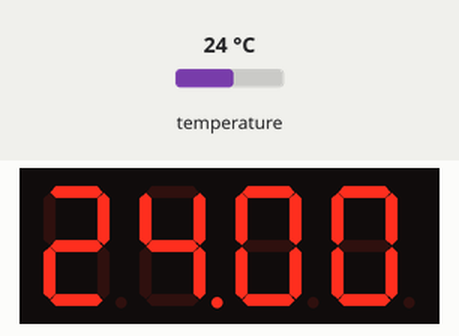
A sketch run on a simulated Arduino Uno, built with avr-gcc and run on an emulated ATmega328P. Shown: 4-digit seven-segment display. Inputs (shaded band) come from the test bench; at power-on: temperature 24 °C. What the sketch prints to the serial monitor is not drawn.

Above: at 2.9 s.
3.0 s: temperature set to 12 °C
At 4.6 s:
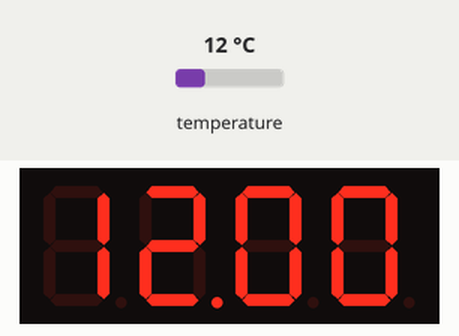
4.9 s: temperature set to 19 °C
At 6.7 s:
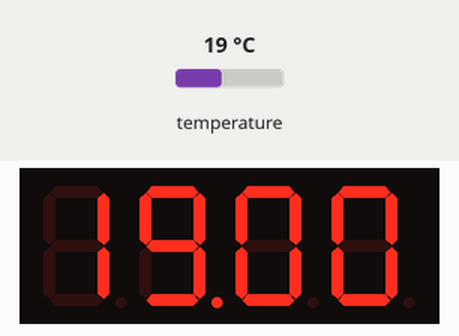
7.6 s: temperature set to 28 °C
At 10.1 s:
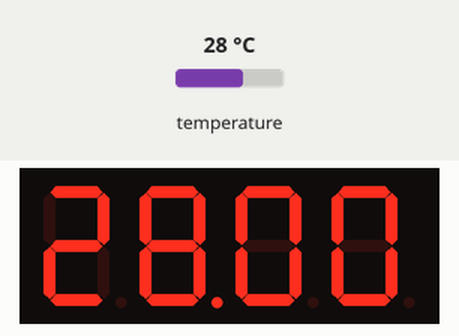
Timing chart, 0 to 11.6 s (numbered marks = the images above; inputs shaded):
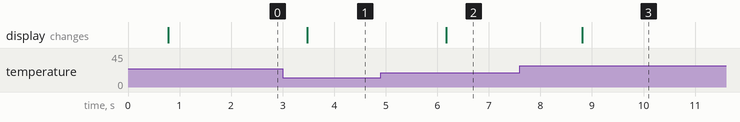

The sketch:

DS_Simple.ino
```cpp
#include <OneWire.h>
#include <DallasTemperature.h>
#include "SevSeg.h"

SevSeg sevseg; //Instantiate a seven segment controller object
// Data wire is plugged into port 2 on the Arduino
#define ONE_WIRE_BUS A0

// Setup a oneWire instance to communicate with any OneWire devices (not just Maxim/Dallas temperature ICs)
OneWire oneWire(ONE_WIRE_BUS);

// Pass our oneWire reference to Dallas Temperature.
DallasTemperature sensors(&oneWire);

void setup(void)
{
  byte numDigits = 4;
  byte digitPins[] = {2,3,4,5};
  byte segmentPins[] = {7,6,12,11,10,8,9,13};

  Serial.begin(9600);
  Serial.println("Dallas Temperature IC Control Library Demo");

  sensors.begin();
  sevseg.begin(COMMON_CATHODE, numDigits, digitPins, segmentPins);
  sevseg.setBrightness(10);
}

void loop(void)
{
  int i=0;

  // call sensors.requestTemperatures() to issue a global temperature
  // request to all devices on the bus
//  Serial.print("Requesting temperatures...");
  sensors.requestTemperatures(); // Send the command to get temperatures
//  Serial.println("DONE");

//  Serial.print("Temperature for the device 1 (index 0) is: ");
//  Serial.println(sensors.getTempCByIndex(0));

    sevseg.setNumber(sensors.getTempCByIndex(0), 2);

  for (i=0;i<3000;i++)
  {
    sevseg.refreshDisplay(); // Must run repeatedly
  }

}
```

Measured:
- after the input at 3.0 s, the display: changes after 0.47 s (image 1)
- after the input at 4.9 s, the display: changes after 1.3 s (image 2)
- after the input at 7.6 s, the display: changes after 1.2 s (image 3)
